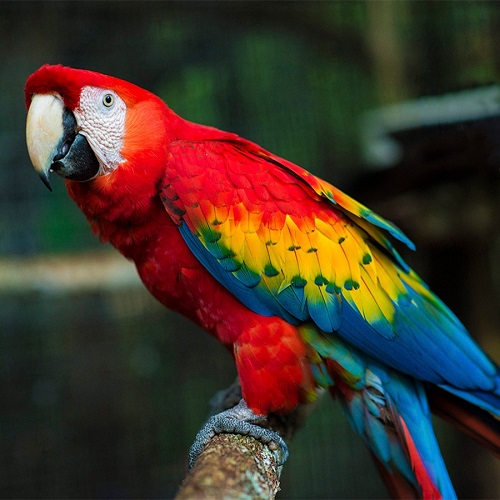
#> input picture lab7/obraz.jpg, 500 x 500 px
$ python zle_zad1.py
#> lines starting #> are read from the running program, lines starting #| are printed output that depends on the picture
import numpy as np
from PIL import Image, ImageFilter, ImageChops

im = Image.open('obraz.jpg')
#> im is the input picture: PIL image 500x500 RGB; mean R, G, B 66.1, 52.9, 42.1


def zakres(w, h):
    return [(i, j) for i in range(w) for j in range(h)]


def filtruj(obraz, kernel, scale):
#> called with scale = 1
    w, h = obraz.size
#> w = 500; h = 500
    kopia = obraz.copy()
    tab_obraz = obraz.load()
    tab_kopia = kopia.load()
    pomin = False

    if scale != 0:
        for x, y in zakres(len(kernel), len(kernel)):
            # print(kernel[x][y])
            # print(x-1, y-1)
            kernel[x][y] = kernel[x][y] / scale

    for i, j in zakres(w, h):
        if i == 0 and j == 0:
            i += 1
            j += 1
            pomin = True

        if j == 0:
            j += 1
            pomin = True
        if i == 0:
            i += 1
            pomin = True

        if j == w:
            i += 1
            pomin = True

        if i == h:
            pomin = True
            break

        # print(i, j)
        if not pomin:
            tmp_tab = np.zeros((len(kernel), len(kernel)), dtype=object)
            for x, y in zakres(len(kernel), len(kernel)):
                tmp_rgb = []
                for rgb in range(0, 3):
                    tmp_rgb.append(int(kernel[x][y] * tab_obraz[x - 1, y - 1][rgb]))
                tmp_tab[x, y] = tmp_rgb

            suma = [0, 0, 0]
            for x in zakres(len(tmp_tab), len(tmp_tab)):
                for rgb in range(0, 3):
                    suma[rgb] += tmp_tab[x][rgb]

            # print(tab_kopia[i,j])
            # print(tuple(suma))
            tab_kopia[i, j] = tuple(suma)
        pomin = False

    return kopia


#
# blur_moj = filtruj(im,
#                    [[1, 1, 1, 1, 1],
#                     [1, 0, 0, 0, 1],
#                     [1, 0, 0, 0, 1],
#                     [1, 0, 0, 0, 1],
#                     [1, 1, 1, 1, 1]],
#                    1)
#
# blur_moj.show()

test = filtruj(im,
               [
                   [0, 0, 0],
                   [0, 1, 0],
                   [0, 0, 0]
               ], 1)
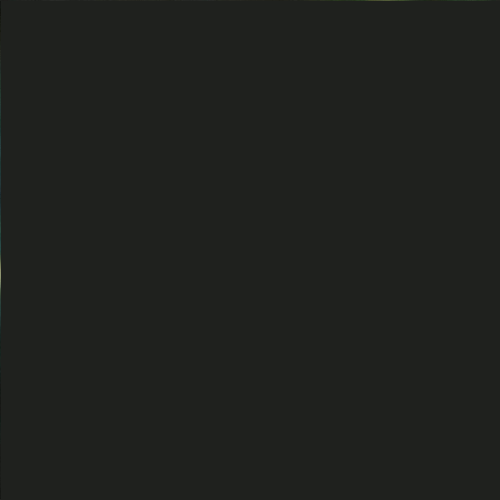
#> test: PIL image 500x500 RGB; mean R, G, B 31, 33.1, 30

test.show()
# [4 lines of commented-out code are left out]
